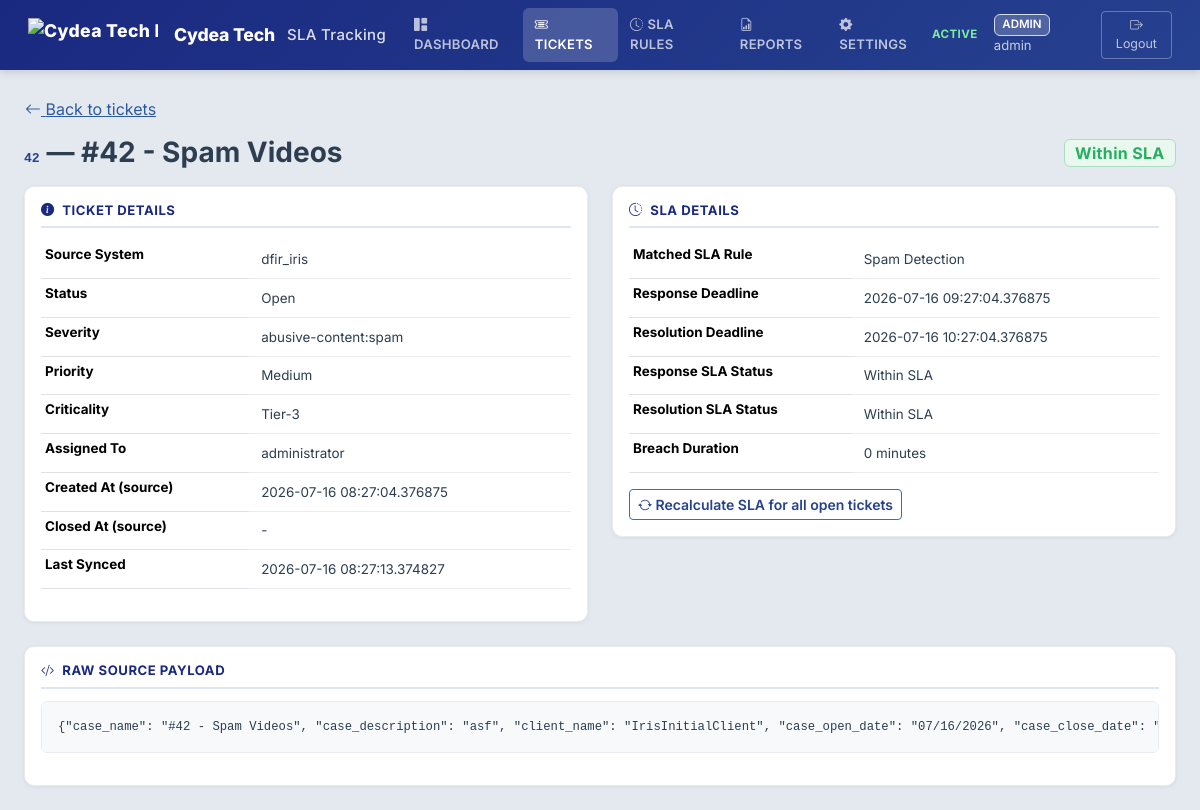
/tickets/10 (signed in), run on an earlier commit of the app's database.
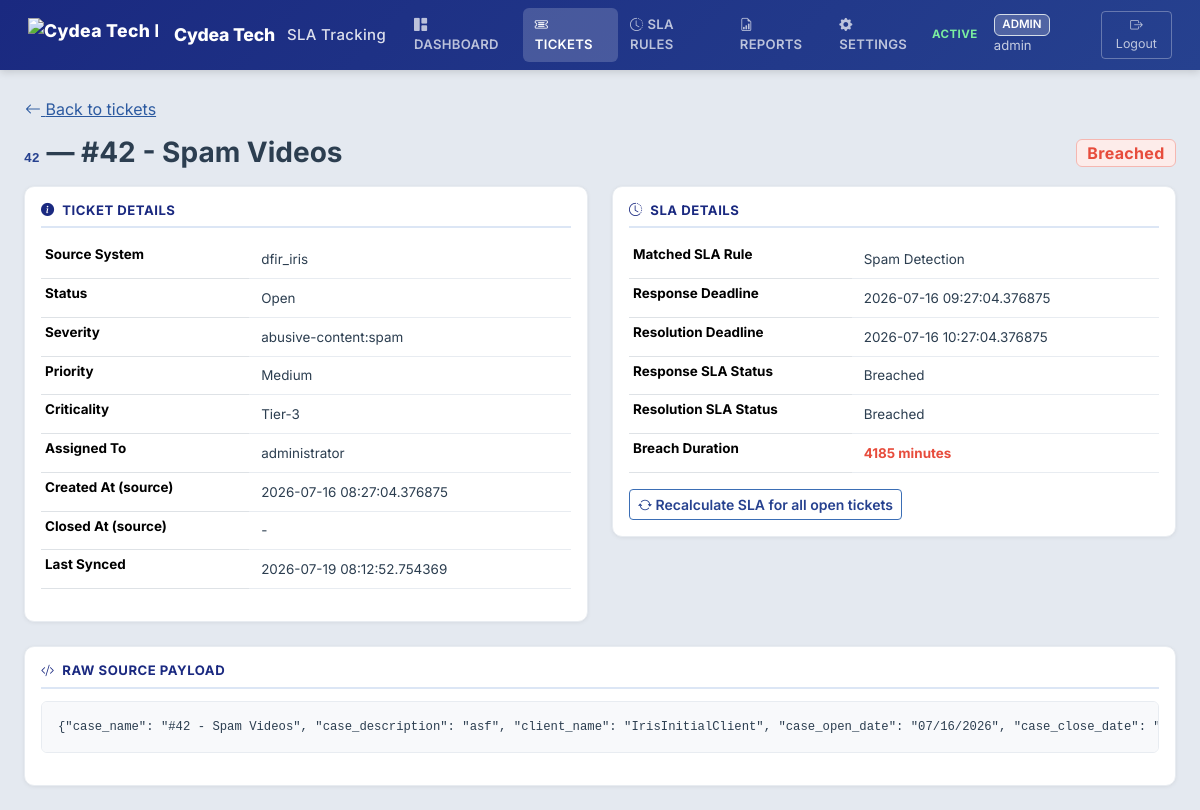
And on a later commit of the database.
### models/user.py (models this page shows, shortened)
class User(UserMixin, db.Model):
    __tablename__ = "users"
    id = db.Column(db.Integer, primary_key=True)
    username = db.Column(db.String(80), unique=True, nullable=False, index=True)
    email = db.Column(db.String(255), unique=True, nullable=True)
    password_hash = db.Column(db.String(255), nullable=False)
    role = db.Column(db.String(20), nullable=False, default=ROLE_VIEWER)
    is_active_user = db.Column(db.Boolean, default=True, nullable=False)
    created_at = db.Column(db.DateTime, default=lambda: datetime.now(timezone.utc))
    reports_generated = db.relationship("Report", backref="generated_by_user", lazy="dynamic")
    def has_permission(self, permission):
        return permission in ROLE_PERMISSIONS.get(self.role, set())
    @property
    def is_active(self):
        return self.is_active_user

### models/ticket.py (models this page shows, shortened)
class Ticket(db.Model):
    __tablename__ = "tickets"
    id = db.Column(db.Integer, primary_key=True)
    client_id = db.Column(
        db.Integer, db.ForeignKey("clients.id"), nullable=True, index=True
    )
    external_id = db.Column(db.String(100), nullable=False, index=True)
    source_system = db.Column(db.String(50), nullable=False, default="dfir_iris", index=True)
    title = db.Column(db.String(500), nullable=True)
    status = db.Column(db.String(100), nullable=True, index=True)
    severity = db.Column(db.String(100), nullable=True, index=True)
    priority = db.Column(db.String(100), nullable=True, index=True)
    criticality = db.Column(db.String(100), nullable=True, index=True)
    assigned_to = db.Column(db.String(200), nullable=True, index=True)
    created_at_source = db.Column(db.DateTime, nullable=True)
    closed_at_source = db.Column(db.DateTime, nullable=True)
    response_deadline = db.Column(db.DateTime, nullable=True)
    resolution_deadline = db.Column(db.DateTime, nullable=True)
    response_sla_status = db.Column(db.String(50), nullable=True)
    resolution_sla_status = db.Column(db.String(50), nullable=True)
    sla_status = db.Column(db.String(50), nullable=True, default=SLA_NO_RULE, index=True)
    breach_duration_minutes = db.Column(db.Integer, nullable=True, default=0)
    sla_rule_id = db.Column(db.Integer, db.ForeignKey("sla_rules.id"), nullable=True)
    paused_at = db.Column(db.DateTime, nullable=True)
    total_paused_minutes = db.Column(db.Integer, nullable=False, default=0)
    near_breach_notified = db.Column(db.Boolean, default=False, nullable=False)
    breach_notified = db.Column(db.Boolean, default=False, nullable=False)
    raw_payload_json = db.Column(db.Text, nullable=True)
    last_synced_at = db.Column(db.DateTime, nullable=True)
    created_at = db.Column(db.DateTime, default=lambda: datetime.now(timezone.utc))
    updated_at = db.Column(
        db.DateTime,
        default=lambda: datetime.now(timezone.utc),
        onupdate=lambda: datetime.now(timezone.utc),
    )
    __table_args__ = (
        db.UniqueConstraint(
            "client_id", "source_system", "external_id",
            name="uq_client_source_external_id",
        ),
    )

### models/sla_rule.py (models this page shows, shortened)
class SLARule(db.Model):
    __tablename__ = "sla_rules"
    id = db.Column(db.Integer, primary_key=True)
    client_id = db.Column(
        db.Integer, db.ForeignKey("clients.id"), nullable=False, index=True
    )
    rule_name = db.Column(db.String(150), nullable=False)
    description = db.Column(db.Text, nullable=True)
    escalation_email = db.Column(db.String(255), nullable=True)
    created_by = db.Column(db.String(100), nullable=True)
    updated_by = db.Column(db.String(100), nullable=True)
    priority = db.Column(db.Integer, nullable=False, default=0)
    conditions = db.relationship(
        "SLARuleCondition",
        backref="sla_rule",
        cascade="all, delete-orphan",
        lazy="joined"
    )
    response_sla_minutes = db.Column(db.Integer, nullable=True)  # optional
    resolution_sla_minutes = db.Column(db.Integer, nullable=False)
    warning_threshold_percent = db.Column(db.Integer, nullable=False, default=80)
    business_hours_only = db.Column(db.Boolean, nullable=False, default=False)
    applies_to_status = db.Column(db.String(300), nullable=True)
    stop_status = db.Column(db.String(300), nullable=True)
    pause_status = db.Column(db.String(300), nullable=True)
    is_active = db.Column(db.Boolean, default=True, nullable=False, index=True)
    created_at = db.Column(db.DateTime, default=lambda: datetime.now(timezone.utc))
    updated_at = db.Column(
        db.DateTime,
        default=lambda: datetime.now(timezone.utc),
        onupdate=lambda: datetime.now(timezone.utc),
    )
    tickets = db.relationship("Ticket", backref="sla_rule", lazy="dynamic")

### routes/ticket_routes.py (the view)
@ticket_bp.route("/tickets/<int:ticket_id>")
@login_required
@permission_required("view_tickets")
def ticket_detail(ticket_id):
    ticket = Ticket.query.get_or_404(ticket_id)
    return render_template("ticket_detail.html", ticket=ticket)

### templates/ticket_detail.html (shortened to what this page needs)
{% extends "base.html" %}
{% block content %}
<a href="{{ url_for('tickets.ticket_list') }}" class="btn btn-link px-0 mb-2"><i class="bi bi-arrow-left"></i> Back to tickets</a>
<div class="d-flex justify-content-between align-items-center mb-3">
    <h3 class="mb-0">
        <code style="color: var(--blue-700);">{{ ticket.external_id }}</code> &mdash; {{ ticket.title }}
    </h3>
    <span class="badge bg-{{ sla_badge_color.get(ticket.sla_status, 'secondary') }} badge-sla fs-6">{{ ticket.sla_status or 'N/A' }}</span>
</div>
<div class="row g-4">
    <div class="col-lg-6">
        <div class="card p-3">
            <h6><i class="bi bi-info-circle-fill me-1"></i> Ticket Details</h6>
            <table class="table table-sm">
                <tr><th>Source System</th><td>{{ ticket.source_system }}</td></tr>
                <tr><th>Status</th><td>{{ ticket.status or '-' }}</td></tr>
                <tr><th>Severity</th><td>{{ severity_display(ticket.severity) }}</td></tr>
                <tr><th>Priority</th><td>{{ ticket.priority or '-' }}</td></tr>
                <tr><th>Criticality</th><td>{{ ticket.criticality or '-' }}</td></tr>
                <tr><th>Assigned To</th><td>{{ ticket.assigned_to or '-' }}</td></tr>
                <tr><th>Created At (source)</th><td>{{ ticket.created_at_source or '-' }}</td></tr>
                <tr><th>Closed At (source)</th><td>{{ ticket.closed_at_source or '-' }}</td></tr>
                <tr><th>Last Synced</th><td>{{ ticket.last_synced_at or '-' }}</td></tr>
            </table>
        </div>
    </div>
    <div class="col-lg-6">
        <div class="card p-3">
            <h6><i class="bi bi-clock-history me-1"></i> SLA Details</h6>
            <table class="table table-sm">
                <tr><th>Matched SLA Rule</th><td>{{ ticket.sla_rule.rule_name if ticket.sla_rule_id and ticket.sla_rule else 'No Matching Rule' }}</td></tr>
                <tr><th>Response Deadline</th><td>{{ ticket.response_deadline or '-' }}</td></tr>
                <tr><th>Resolution Deadline</th><td>{{ ticket.resolution_deadline or '-' }}</td></tr>
                <tr><th>Response SLA Status</th><td>{{ ticket.response_sla_status or '-' }}</td></tr>
                <tr><th>Resolution SLA Status</th><td>{{ ticket.resolution_sla_status or '-' }}</td></tr>
                <tr><th>Breach Duration</th><td>{% if ticket.breach_duration_minutes and ticket.breach_duration_minutes > 0 %}<span class="text-danger fw-bold">{{ ticket.breach_duration_minutes }} minutes</span>{% else %}{{ ticket.breach_duration_minutes or 0 }} minutes{% endif %}</td></tr>
            </table>
            <form method="POST" action="{{ url_for('tickets.trigger_recalculate') }}">
                <button class="btn btn-outline-primary btn-sm"><i class="bi bi-arrow-repeat"></i> Recalculate SLA for all open tickets</button>
            </form>
        </div>
    </div>
</div>
<div class="card p-3 mt-4">
    <h6><i class="bi bi-code-slash me-1"></i> Raw Source Payload</h6>
    <pre class="small p-3 rounded" style="max-height: 300px; overflow:auto;">{{ ticket.raw_payload_json or 'No raw payload stored.' }}</pre>
</div>
{% endblock %}

### templates/base.html (shortened to what this page needs)
<!DOCTYPE html>
<html lang="en">
<head>
    <link href="https://cdn.jsdelivr.net/npm/bootstrap@5.3.3/dist/css/bootstrap.min.css" rel="stylesheet">
    <link href="https://cdn.jsdelivr.net/npm/bootstrap-icons@1.11.3/font/bootstrap-icons.css" rel="stylesheet">
    <link rel="stylesheet" href="https://unpkg.com/leaflet@1.9.4/dist/leaflet.css"/>
    <link href="{{ url_for('static', filename='css/style.css') }}" rel="stylesheet">
</head>
<body>
{% if current_user.is_authenticated %}
<nav class="navbar navbar-expand-lg sticky-top">
    <div class="container-fluid">
        <a class="navbar-brand" href="{{ url_for('dashboard.index') }}">
            <img src="{{ url_for('static', filename='images/image.png') }}" alt="Cydea Tech Logo" style="height: 34px; max-width: 130px; object-fit: contain;" class="me-2">
            <span style="font-weight: 800; letter-spacing: -0.01em;">Cydea Tech</span>
            <span style="font-size: 0.85em; opacity: 0.85; font-weight: 500;" class="ms-1">SLA Tracking</span>
        </a>
        <div class="collapse navbar-collapse" id="navMenu">
            <ul class="navbar-nav me-auto mb-2 mb-lg-0">
                <li class="nav-item">
                    <a class="nav-link {% if request.endpoint == 'dashboard.index' %}active{% endif %}"
                       href="{{ url_for('dashboard.index') }}">
                       <i class="bi bi-grid-1x2-fill me-1"></i>Dashboard</a>
                </li>
                <li class="nav-item">
                    <a class="nav-link {% if request.endpoint and 'tickets.' in request.endpoint %}active{% endif %}"
                       href="{{ url_for('tickets.ticket_list') }}">
                       <i class="bi bi-ticket-detailed me-1"></i>Tickets</a>
                </li>
                {% if current_user.has_permission('manage_sla_rules') %}
                <li class="nav-item">
                    <a class="nav-link {% if request.endpoint and 'sla_rules.' in request.endpoint %}active{% endif %}"
                       href="{{ url_for('sla_rules.rule_list') }}">
                       <i class="bi bi-clock-history me-1"></i>SLA Rules</a>
                </li>
                {% endif %}
                {% if current_user.has_permission('view_reports') %}
                <li class="nav-item">
                    <a class="nav-link {% if request.endpoint and 'reports.' in request.endpoint %}active{% endif %}"
                       href="{{ url_for('reports.report_list') }}">
                       <i class="bi bi-file-earmark-bar-graph me-1"></i>Reports</a>
                </li>
                {% endif %}
                {% if current_user.has_permission('manage_iris_settings') %}
                <li class="nav-item">
                    <a class="nav-link {% if request.endpoint and 'settings.' in request.endpoint %}active{% endif %}"
                       href="{{ url_for('settings.settings_page') }}">
                       <i class="bi bi-gear-fill me-1"></i>Settings</a>
                </li>
                {% endif %}
            </ul>
            <div class="d-flex align-items-center gap-3">
                <span class="status-live"> Active</span>
                <span class="navbar-text">
                    <span class="badge bg-secondary">{{ current_user.role }}</span>
                    {{ current_user.username }}
                </span>
                <a href="{{ url_for('auth.logout') }}" class="btn btn-outline-light btn-sm">
                    <i class="bi bi-box-arrow-right"></i> Logout
                </a>
            </div>
        </div>
    </div>
</nav>
{% endif %}
<div class="container-fluid py-4 px-4">
    {% block content %}{% endblock %}
</div>
</body>
</html>

### static/css/style.css (style rules this page uses)
:root { --blue-900: #0f1a3e; --blue-800: #1a2980; --blue-700: #26418f; --blue-600: #2c5aa0; --blue-500: #3b6eb5; --blue-400: #5a8fd4; --blue-100: #dce6f5; --blue-50: #edf2fa; --bg-page: #e4e9f0; --bg-card: #ffffff; --bg-header: linear-gradient(135deg, #1a2980 0%, #26418f 100%); --text-dark: #2c3e50; --text-medium: #5a6a7e; --text-light: #8899aa; --text-on-blue: #ffffff; --border-color: #d5dde8; --border-light: #e8ecf1; --green: #27ae60; --green-light: #e8f8ef; --red: #e74c3c; --red-light: #fdecea; --amber: #f39c12; --amber-light: #fef9e7; --cyan: #3498db; --shadow-card: 0 1px 4px rgba(0, 0, 0, 0.06), 0 0 1px rgba(0, 0, 0, 0.04); --shadow-hover: 0 4px 12px rgba(0, 0, 0, 0.1); --radius-sm: 6px; --radius-md: 10px; --radius-lg: 14px; --font: 'Inter', -apple-system, 'Segoe UI', Roboto, sans-serif; }
*, *::before, *::after { box-sizing: border-box; }
body { background: var(--bg-page); color: var(--text-dark); font-family: var(--font); font-size: 14px; -webkit-font-smoothing: antialiased; }
h1, h2, h3, h4, h5, h6 { font-weight: 700; color: var(--text-dark); }
.navbar { background: var(--bg-header) !important; border: none; box-shadow: 0 2px 8px rgba(0, 0, 0, 0.15); padding: 0.4rem 1rem; }
.navbar-brand { font-weight: 800; font-size: 1.1rem; color: #ffffff !important; letter-spacing: 0.02em; display: flex; align-items: center; gap: 0.5rem; }
.navbar .nav-link { color: rgba(255, 255, 255, 0.7) !important; font-weight: 600; font-size: 0.82rem; letter-spacing: 0.02em; text-transform: uppercase; padding: 0.45rem 0.75rem !important; border-radius: var(--radius-sm); transition: all 0.15s ease; }
.navbar .nav-link.active { color: #ffffff !important; background: rgba(255, 255, 255, 0.18); }
.navbar-text { color: rgba(255, 255, 255, 0.75) !important; font-size: 0.82rem; }
.navbar .badge.bg-secondary { background: rgba(255, 255, 255, 0.2) !important; color: #ffffff !important; font-weight: 600; font-size: 0.72rem; text-transform: uppercase; }
.navbar .btn-outline-light { color: rgba(255, 255, 255, 0.7); border-color: rgba(255, 255, 255, 0.3); font-size: 0.78rem; }
.navbar .status-live { color: #7bed9f; font-size: 0.72rem; font-weight: 700; text-transform: uppercase; letter-spacing: 0.04em; }
.container-fluid.py-4.px-4 { max-width: 1480px; margin: 0 auto; padding-top: 1.25rem !important; }
.card { background: var(--bg-card); border: 1px solid var(--border-light); border-radius: var(--radius-md); box-shadow: var(--shadow-card); color: var(--text-dark); }
.card h6 { font-weight: 700; font-size: 0.82rem; color: var(--blue-800); text-transform: uppercase; letter-spacing: 0.04em; margin-bottom: 0.75rem; padding-bottom: 0.5rem; border-bottom: 2px solid var(--blue-100); }
.table { font-size: 0.84rem; --bs-table-bg: transparent; --bs-table-hover-bg: var(--blue-50); }
.table tbody td { padding: 0.55rem 0.75rem; vertical-align: middle; border-bottom-color: var(--border-light); color: var(--text-dark); }
.badge-sla { font-size: 0.72rem; font-weight: 700; padding: 0.3em 0.65em; letter-spacing: 0.02em; border-radius: var(--radius-sm); }
.badge.bg-danger { background: var(--red-light) !important; color: var(--red) !important; border: 1px solid #f5b7b1; }
.badge.bg-secondary { background: #f0f3f7 !important; color: var(--text-medium) !important; border: 1px solid var(--border-color); }
.btn-outline-primary { border-color: var(--blue-500); color: var(--blue-700); font-weight: 600; }
.btn-link { color: var(--blue-600); }
pre { background: #f8f9fb !important; border: 1px solid var(--border-light); border-radius: var(--radius-sm); font-size: 0.8rem; color: var(--text-dark); }
code { color: var(--blue-700); font-size: 0.82rem; }
.text-danger { color: var(--red) !important; }
a { color: var(--blue-600); }

What changed in the data, as far as the page shows it:
changed Ticket "#42 - Spam Videos": sla_status "Within SLA" → "Breached"; last_synced_at "2026-07-16 08:27:13.374827" → "2026-07-19 08:12:52.754369"; response_sla_status "Within SLA" → "Breached"; resolution_sla_status "Within SLA" → "Breached"; breach_duration_minutes "0" → "4185"
